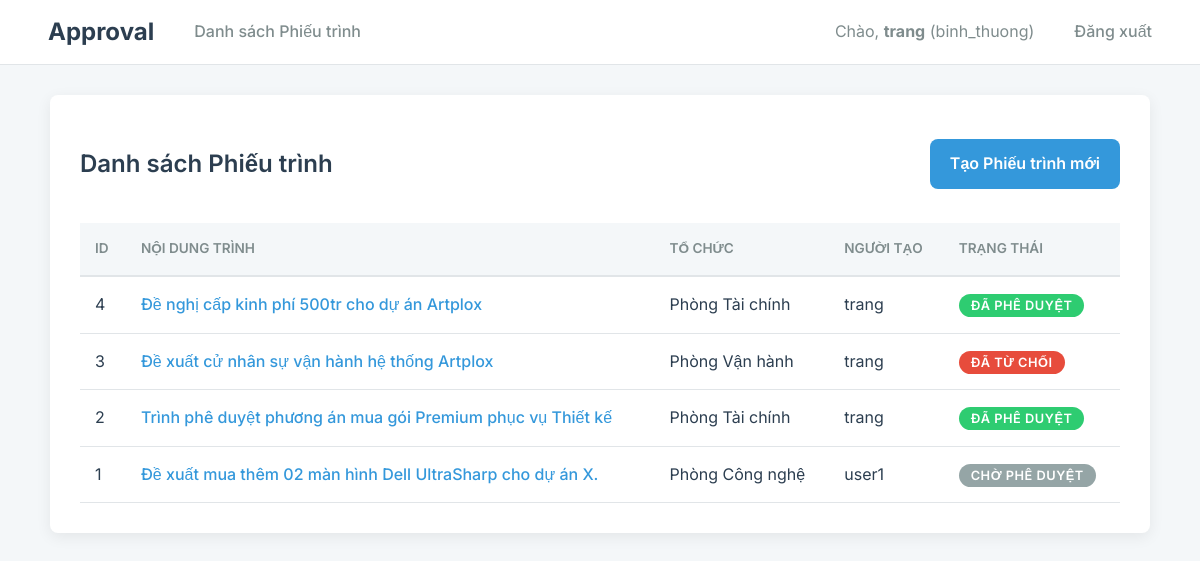
/ (signed in), run on the app's committed database.
### tables this page shows
CREATE TABLE users (
    id INTEGER PRIMARY KEY AUTOINCREMENT,
    username TEXT NOT NULL UNIQUE,
    password TEXT NOT NULL,
    organization_id INTEGER,
    notes TEXT,
    role TEXT NOT NULL,
    FOREIGN KEY (organization_id) REFERENCES organizations (id)
);

CREATE TABLE submissions (
    id INTEGER PRIMARY KEY AUTOINCREMENT,
    organization_id INTEGER NOT NULL,
    content TEXT NOT NULL,
    status TEXT NOT NULL,
    created_by_id INTEGER NOT NULL,
    created_at DATETIME DEFAULT CURRENT_TIMESTAMP,
    FOREIGN KEY (organization_id) REFERENCES organizations (id),
    FOREIGN KEY (created_by_id) REFERENCES users (id)
);

CREATE TABLE organizations (
    id INTEGER PRIMARY KEY AUTOINCREMENT,
    name TEXT NOT NULL UNIQUE
);

### app.py (the view)
@app.route('/')
@login_required
def index():
    db = get_db()
    submissions = db.execute('''
        SELECT s.id, s.content, s.status, o.name as org_name, u.username as creator_name
        FROM submissions s
        JOIN organizations o ON s.organization_id = o.id
        JOIN users u ON s.created_by_id = u.id
        ORDER BY s.created_at DESC
    ''').fetchall()
    return render_template('index.html', submissions=submissions)

### app.py (called while the page is built)
def get_db():
    db = getattr(g, '_database', None)
    if db is None:
        db = g._database = sqlite3.connect(DATABASE)
        db.row_factory = sqlite3.Row # Giúp truy cập cột bằng tên
    return db

@app.teardown_appcontext
def close_connection(exception):
    db = getattr(g, '_database', None)
    if db is not None:
        db.close()

def login_required(f):
    @wraps(f)
    def decorated_function(*args, **kwargs):
        if 'user_id' not in session:
            return redirect(url_for('login'))
        return f(*args, **kwargs)
    return decorated_function

### templates/index.html (shortened to what this page needs)
{% extends "base.html" %}
{% block content %}
    <div style="display: flex; justify-content: space-between; align-items: center;">
        <h2>Danh sách Phiếu trình</h2>
        <a href="{{ url_for('tao_phieu_trinh') }}" class="btn btn-primary">Tạo Phiếu trình mới</a>
    </div>
    <table class="table">
        <thead>
            <tr>
                <th>ID</th>
                <th>Nội dung trình</th>
                <th>Tổ chức</th>
                <th>Người tạo</th>
                <th>Trạng thái</th>
            </tr>
        </thead>
        <tbody>
            {% for s in submissions %}
            <tr>
                <td>{{ s.id }}</td>
                <td><a href="{{ url_for('phieu_trinh_chi_tiet', id=s.id) }}">{{ s.content[:80] }}{{ '...' if s.content|length > 80 }}</a></td>
                <td>{{ s.org_name }}</td>
                <td>{{ s.creator_name }}</td>
                <td>
                    {% if s.status == 'Chờ phê duyệt' %}
                        <span class="status status-pending">{{ s.status }}</span>
                    {% elif s.status == 'Đã phê duyệt' %}
                        <span class="status status-approved">{{ s.status }}</span>
                    {% elif s.status == 'Đã từ chối' %}
                        <span class="status status-rejected">{{ s.status }}</span>
                    {% endif %}
                </td>
            </tr>
            {% else %}
            <tr>
                <td colspan="5" style="text-align: center;">Chưa có phiếu trình nào.</td>
            </tr>
            {% endfor %}
        </tbody>
    </table>
{% endblock %}

### templates/base.html (shortened to what this page needs)
<!DOCTYPE html>
<html lang="vi">
<head>
    <link rel="stylesheet" href="{{ url_for('static', filename='css/style.css') }}">
</head>
<body>
    {% if session['user_id'] %}
    <nav class="navbar">
        <div class="nav-left">
            <a href="{{ url_for('index') }}" class="brand">Approval</a>
            <a href="{{ url_for('index') }}">Danh sách Phiếu trình</a>
        </div>
        <div class="nav-right">
            <span class="user-info">Chào, <strong>{{ session['username'] }}</strong> ({{ session['role'] }})</span>
            <a href="{{ url_for('logout') }}">Đăng xuất</a>
        </div>
    </nav>
    {% endif %}
    <main class="container">
        {% block content %}{% endblock %}
    </main>
</body>
</html>

### static/css/style.css (style rules this page uses)
:root { --primary-color: #3498db; --primary-hover: #2980b9; --success-color: #2ecc71; --danger-color: #e74c3c; --warning-color: #f39c12; --secondary-color: #95a5a6; --background-color: #f4f7f9; --surface-color: #ffffff; --text-color: #2c3e50; --text-secondary-color: #7f8c8d; --border-color: #e1e5e8; --font-family: 'Inter', sans-serif; --border-radius: 8px; --box-shadow: 0 4px 15px rgba(0, 0, 0, 0.07); --transition-speed: 0.2s ease; }
*, *::before, *::after { box-sizing: border-box; }
html { scroll-behavior: smooth; }
body { font-family: var(--font-family); background-color: var(--background-color); color: var(--text-color); margin: 0; line-height: 1.6; -webkit-font-smoothing: antialiased; -moz-osx-font-smoothing: grayscale; }
h1, h2, h3, h4 { color: var(--text-color); font-weight: 600; }
a { color: var(--primary-color); text-decoration: none; transition: color var(--transition-speed); }
.container { max-width: 1100px; margin: 30px auto; padding: 30px; background-color: var(--surface-color); border-radius: var(--border-radius); box-shadow: var(--box-shadow); }
.navbar { background-color: var(--surface-color); padding: 0 2rem; display: flex; justify-content: space-between; align-items: center; color: var(--text-color); border-bottom: 1px solid var(--border-color); height: 65px; }
.navbar a { color: var(--text-secondary-color); text-decoration: none; padding: 0.75rem 1rem; border-radius: var(--border-radius); font-weight: 500; transition: background-color var(--transition-speed), color var(--transition-speed); }
.navbar .brand { font-size: 1.5rem; font-weight: 700; color: var(--text-color); }
.navbar .user-info { color: var(--text-secondary-color); margin-right: 1rem; }
.nav-left, .nav-right { display: flex; align-items: center; gap: 0.5rem; }
.btn { padding: 12px 20px; font-size: 1rem; font-weight: 600; border: none; border-radius: var(--border-radius); cursor: pointer; text-decoration: none; display: inline-block; text-align: center; color: white; transition: background-color var(--transition-speed), transform var(--transition-speed), box-shadow var(--transition-speed); }
.btn-primary { background-color: var(--primary-color); }
.table { width: 100%; border-collapse: collapse; margin-top: 20px; }
.table th, .table td { padding: 15px; text-align: left; border-bottom: 1px solid var(--border-color); }
.table thead th { background-color: var(--background-color); font-weight: 600; color: var(--text-secondary-color); text-transform: uppercase; font-size: 0.85em; border-bottom-width: 2px; }
.table tbody tr { transition: background-color var(--transition-speed); }
.table td a { font-weight: 500; }
.status { padding: 4px 12px; border-radius: 999px; font-size: 0.8em; font-weight: 600; color: white; white-space: nowrap; text-transform: uppercase; letter-spacing: 0.5px; }
.status-pending { background-color: var(--secondary-color); }
.status-approved { background-color: var(--success-color); }
.status-rejected { background-color: var(--danger-color); }

### data on the page
users: username "trang", role "binh_thuong"
submissions: id "4", content "Đề nghị cấp kinh phí 500tr cho dự án Artplox", org_name "Phòng Tài chính", creator_name "trang", status "ĐÃ PHÊ DUYỆT"
submissions: id "3", content "Đề xuất cử nhân sự vận hành hệ thống Artplox", org_name "Phòng Vận hành", creator_name "trang", status "ĐÃ TỪ CHỐI"
submissions: id "2", content "Trình phê duyệt phương án mua gói Premium phục vụ Thiết kế", org_name "Phòng Tài chính", creator_name "trang", status "ĐÃ PHÊ DUYỆT"
submissions: id "1", content "Đề xuất mua thêm 02 màn hình Dell UltraSharp cho dự án X.", org_name "Phòng Công nghệ", creator_name "user1", status "CHỜ PHÊ DUYỆT"
